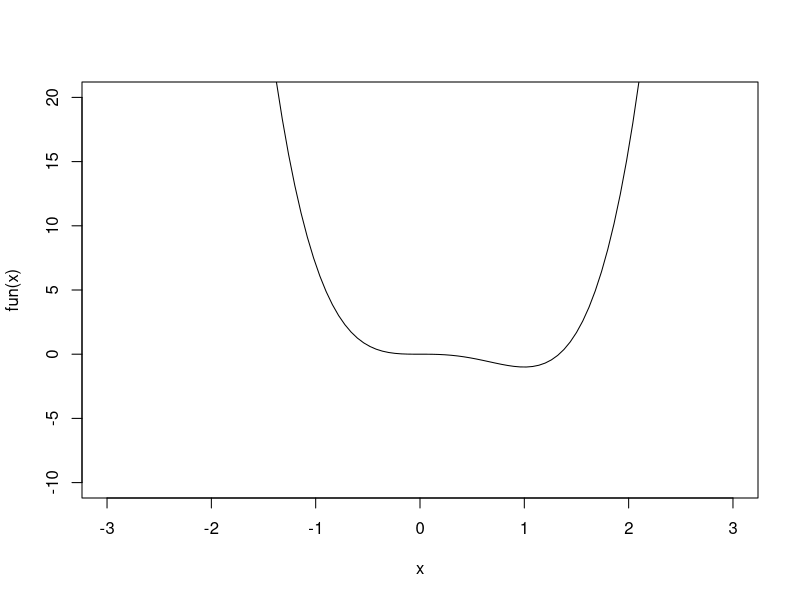

Write the R code that produced this figure.
f1<- expression(3*x^4-4*x^3)
f1
dif<-D(f1, 'x')
dif
polyroot(c(0, 12, -12))
x<--1
eval(12*x^3-12*x^2)
x<-1/2
eval(12*x^3-12*x^2)
x<- 2
eval(12*x^3-12*x^2)
fun= function(x)(3*x^4-4*x^3)
curve(fun, xlim=c(-3, 3), ylim=c(-10, 20))